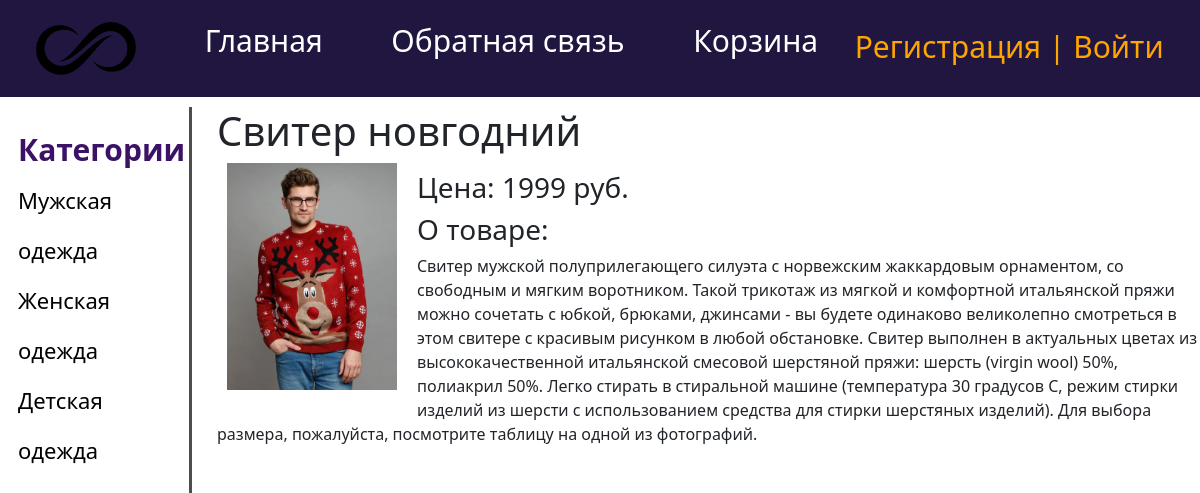
Page /post/sviter-novgodnij/ on the committed database.
### main/models.py (models this page shows, shortened)
class Category(models.Model):
    name = models.CharField(max_length=255, db_index=True)
    slug = models.SlugField(max_length=255,db_index=True, verbose_name='url', unique=True)
    def get_absolute_url(self):
        return reverse('cats', kwargs={'cat_slug': self.slug})

class Product(models.Model):
    title = models.CharField(max_length=255, verbose_name='Название')
    content = models.TextField(verbose_name='Описание')
    price = models.IntegerField(verbose_name='Цена')
    slug = models.SlugField(max_length=255, db_index=True, verbose_name='url', unique=True)
    photo = models.ImageField(upload_to='photos/%Y/%m/%d/')
    time_create = models.DateTimeField(auto_now_add=True)
    time_update = models.DateTimeField(auto_now=True)
    cat = models.ForeignKey('Category', on_delete=models.PROTECT)

### main/views.py (the view)
# urls.py: path('post/<slug:post_slug>/', show_post, name='show_post'),
def show_post(request, post_slug):
    post = get_object_or_404(Product, slug=post_slug)
    context = {
        'post': post,
        'menu': menu,
    }
    return render(request, 'main/show_post.html', context=context)

### main/templatetags/main_tags.py (called while the page is built)
@register.inclusion_tag('main/list_categories.html')
def show_categories():
    cats = Category.objects.all()
    return {'cats': cats}

### main/templates/main/show_post.html
{% extends 'main/layout.html' %}
{% block content %}
<h1>{{post.title}}</h1>
{% if post.photo %}
<p><img width="190px" class="img-article-left" src="{{post.photo.url}}"></p>
{% endif %}
<div>
    <h3>  Цена: {{ post.price }} руб.  </h3>
</div>
<div>
    <h3>О товаре:</h3>{{post.content|linebreaks}}
</div>
{% endblock %}

### main/templates/main/list_categories.html
{% for c in cats %}
		<li><a href="{{ c.get_absolute_url }}">{{c.name}}</a></li>
{% endfor %}

### main/static/main/css/style.css (style rules this page uses)
html, body { font-family: 'Arial', }
img.img-article-left { max-width: 300px; height: auto; float: left; padding: 0 20px 10px 0; margin-left: 10px }
.cats a { color: black; }
li a { text-decoration: none }
li { list-style-type: none }

### rows in the picture
Category: name "Мужская одежда"
Category: name "Женская одежда"
Category: name "Детская одежда"
Product: title "Свитер новгодний", photo (picture), price "1999", content "Свитер мужской полуприлегающего силуэта с норвежским жаккардовым орнаментом, со свободным и мягким воротником. Такой трикотаж из мягкой и комфортной итальянской пряжи можно сочетать с юбкой, брюками, джинсами - вы будете одинаково великолепно смотреться в этом свитере с красивым рисунком в любой обстановке. Свитер выполнен в актуальных цветах из высококачественной итальянской смесовой шерстяной пряжи: шерсть (virgin wool) 50%, полиакрил 50%. Легко стирать в стиральной машине (температура 30 градусов C, режим стирки изделий из шерсти с использованием средства для стирки шерстяных изделий). Для выбора размера, пожалуйста, посмотрите таблицу на одной из фотографий."

### other values in the picture
{{ m.title }} "Главная" "Обратная связь" "Корзина"
